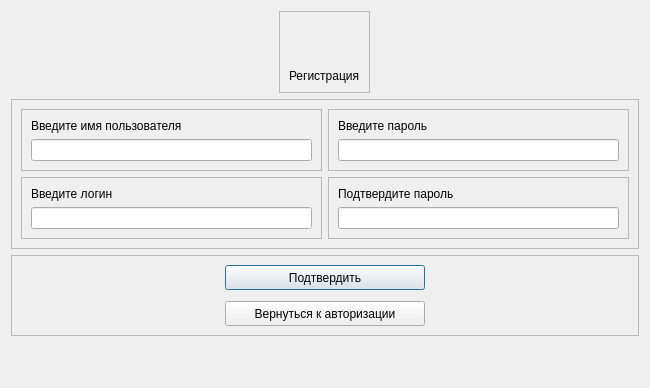
<?xml version="1.0" encoding="UTF-8"?>
<ui version="4.0">
 <class>Registration</class>
 <widget class="QDialog" name="Registration">
  <property name="geometry">
   <rect>
    <x>0</x>
    <y>0</y>
    <width>650</width>
    <height>388</height>
   </rect>
  </property>
  <property name="maximumSize">
   <size>
    <width>972</width>
    <height>578</height>
   </size>
  </property>
  <property name="baseSize">
   <size>
    <width>590</width>
    <height>410</height>
   </size>
  </property>
  <property name="windowTitle">
   <string>Dialog</string>
  </property>
  <layout class="QVBoxLayout" name="verticalLayout">
   <item alignment="Qt::AlignHCenter">
    <widget class="QFrame" name="frame">
     <property name="maximumSize">
      <size>
       <width>16777215</width>
       <height>100</height>
      </size>
     </property>
     <property name="frameShape">
      <enum>QFrame::StyledPanel</enum>
     </property>
     <property name="frameShadow">
      <enum>QFrame::Raised</enum>
     </property>
     <layout class="QVBoxLayout" name="verticalLayout_3">
      <item alignment="Qt::AlignBottom">
       <widget class="QLabel" name="label">
        <property name="text">
         <string>Регистрация</string>
        </property>
       </widget>
      </item>
     </layout>
    </widget>
   </item>
   <item>
    <widget class="QFrame" name="frame_2">
     <property name="frameShape">
      <enum>QFrame::StyledPanel</enum>
     </property>
     <property name="frameShadow">
      <enum>QFrame::Raised</enum>
     </property>
     <layout class="QGridLayout" name="gridLayout">
      <item row="0" column="1">
       <widget class="QFrame" name="frame_7">
        <property name="frameShape">
         <enum>QFrame::StyledPanel</enum>
        </property>
        <property name="frameShadow">
         <enum>QFrame::Raised</enum>
        </property>
        <layout class="QVBoxLayout" name="verticalLayout_8">
         <item>
          <widget class="QLabel" name="label_3">
           <property name="text">
            <string>Введите пароль</string>
           </property>
          </widget>
         </item>
         <item>
          <widget class="QLineEdit" name="passwordEdit">
           <property name="minimumSize">
            <size>
             <width>150</width>
             <height>0</height>
            </size>
           </property>
          </widget>
         </item>
        </layout>
       </widget>
      </item>
      <item row="1" column="0">
       <widget class="QFrame" name="frame_5">
        <property name="frameShape">
         <enum>QFrame::StyledPanel</enum>
        </property>
        <property name="frameShadow">
         <enum>QFrame::Raised</enum>
        </property>
        <layout class="QVBoxLayout" name="verticalLayout_5">
         <item>
          <widget class="QLabel" name="label_2">
           <property name="text">
            <string>Введите логин</string>
           </property>
          </widget>
         </item>
         <item>
          <widget class="QLineEdit" name="login"/>
         </item>
        </layout>
       </widget>
      </item>
      <item row="1" column="1">
       <widget class="QFrame" name="frame_6">
        <property name="frameShape">
         <enum>QFrame::StyledPanel</enum>
        </property>
        <property name="frameShadow">
         <enum>QFrame::Raised</enum>
        </property>
        <layout class="QVBoxLayout" name="verticalLayout_7">
         <item>
          <widget class="QLabel" name="label_4">
           <property name="text">
            <string>Подтвердите пароль</string>
           </property>
          </widget>
         </item>
         <item>
          <widget class="QLineEdit" name="password2Edit">
           <property name="minimumSize">
            <size>
             <width>150</width>
             <height>0</height>
            </size>
           </property>
          </widget>
         </item>
        </layout>
       </widget>
      </item>
      <item row="0" column="0">
       <widget class="QFrame" name="frame_4">
        <property name="frameShape">
         <enum>QFrame::StyledPanel</enum>
        </property>
        <property name="frameShadow">
         <enum>QFrame::Raised</enum>
        </property>
        <layout class="QVBoxLayout" name="verticalLayout_6">
         <item>
          <widget class="QLabel" name="label_5">
           <property name="text">
            <string>Введите имя пользователя</string>
           </property>
          </widget>
         </item>
         <item>
          <widget class="QLineEdit" name="usernameEdit">
           <property name="minimumSize">
            <size>
             <width>150</width>
             <height>0</height>
            </size>
           </property>
          </widget>
         </item>
        </layout>
       </widget>
      </item>
     </layout>
    </widget>
   </item>
   <item alignment="Qt::AlignTop">
    <widget class="QFrame" name="frame_3">
     <property name="frameShape">
      <enum>QFrame::StyledPanel</enum>
     </property>
     <property name="frameShadow">
      <enum>QFrame::Raised</enum>
     </property>
     <layout class="QVBoxLayout" name="verticalLayout_4">
      <item alignment="Qt::AlignHCenter">
       <widget class="QPushButton" name="confirmButton">
        <property name="minimumSize">
         <size>
          <width>200</width>
          <height>25</height>
         </size>
        </property>
        <property name="maximumSize">
         <size>
          <width>200</width>
          <height>16777215</height>
         </size>
        </property>
        <property name="text">
         <string>Подтвердить</string>
        </property>
       </widget>
      </item>
      <item>
       <spacer name="verticalSpacer">
        <property name="orientation">
         <enum>Qt::Vertical</enum>
        </property>
        <property name="sizeType">
         <enum>QSizePolicy::Fixed</enum>
        </property>
        <property name="sizeHint" stdset="0">
         <size>
          <width>20</width>
          <height>5</height>
         </size>
        </property>
       </spacer>
      </item>
      <item alignment="Qt::AlignHCenter">
       <widget class="QPushButton" name="pushButton_2">
        <property name="minimumSize">
         <size>
          <width>200</width>
          <height>25</height>
         </size>
        </property>
        <property name="maximumSize">
         <size>
          <width>200</width>
          <height>16777215</height>
         </size>
        </property>
        <property name="text">
         <string>Вернуться к авторизации</string>
        </property>
       </widget>
      </item>
     </layout>
    </widget>
   </item>
   <item>
    <spacer name="verticalSpacer_2">
     <property name="orientation">
      <enum>Qt::Vertical</enum>
     </property>
     <property name="sizeType">
      <enum>QSizePolicy::Maximum</enum>
     </property>
     <property name="sizeHint" stdset="0">
      <size>
       <width>20</width>
       <height>40</height>
      </size>
     </property>
    </spacer>
   </item>
  </layout>
 </widget>
 <resources/>
 <connections/>
</ui>
